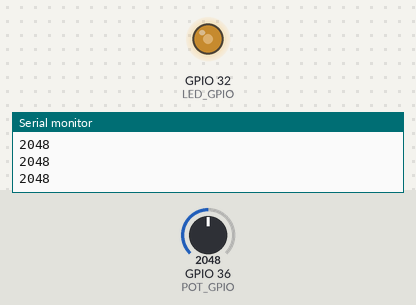
Recording of a sketch running on a simulated ESP32. Parts: output pins drawn as LEDs (lit = HIGH), the last lines printed to the serial monitor. Inputs (shaded band) come from the test bench; at power-on: GPIO 36 (POT_GPIO) = 2048.

Above: at 1.2 s.
1.3 s: GPIO 36 (POT_GPIO) set to 2866
At 2.0 s:
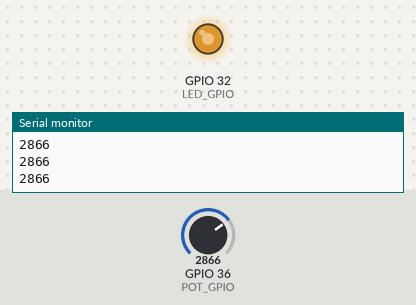
2.8 s: GPIO 36 (POT_GPIO) set to 3603
At 3.1 s:
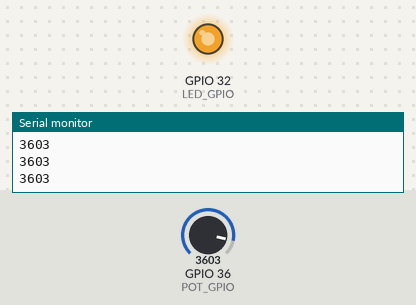
4.3 s: GPIO 36 (POT_GPIO) set to 491
At 5.5 s:
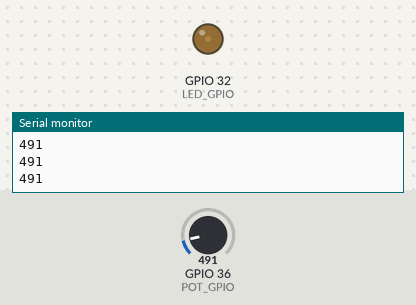
5.8 s: GPIO 36 (POT_GPIO) set to 0
At 6.8 s:
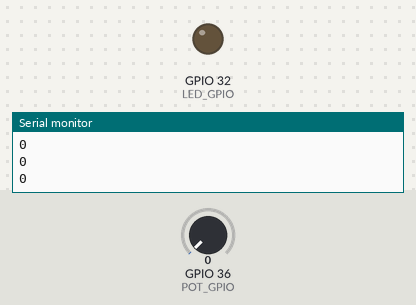
Timing chart, 0 to 8.3 s (numbered marks = the images above; inputs shaded):
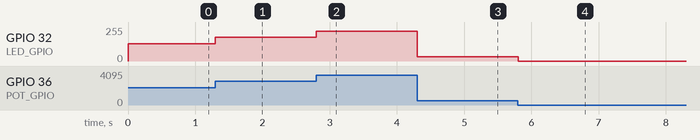

The sketch:

Analog_input_with_Potentiometer.ino
```cpp
const byte POT_GPIO = 36;
const byte LED_GPIO = 32;


void setup() {
  Serial.begin(9600);
  ledcAttachPin(LED_GPIO, 0);
  ledcSetup(0, 4000, 12);
}

void loop() {
  Serial.println(analogRead(POT_GPIO));
  ledcWrite(0, analogRead(POT_GPIO));
  }
```

Measured:
- after the input at 1.3 s, GPIO 32 (LED_GPIO): 128/255 → 178/255 at once
- after the input at 2.8 s, GPIO 32 (LED_GPIO): 178/255 → 224/255 at once
- after the input at 4.3 s, GPIO 32 (LED_GPIO): 224/255 → 31/255 at once
- after the input at 5.8 s, GPIO 32 (LED_GPIO): 31/255 → 0/255 at once
